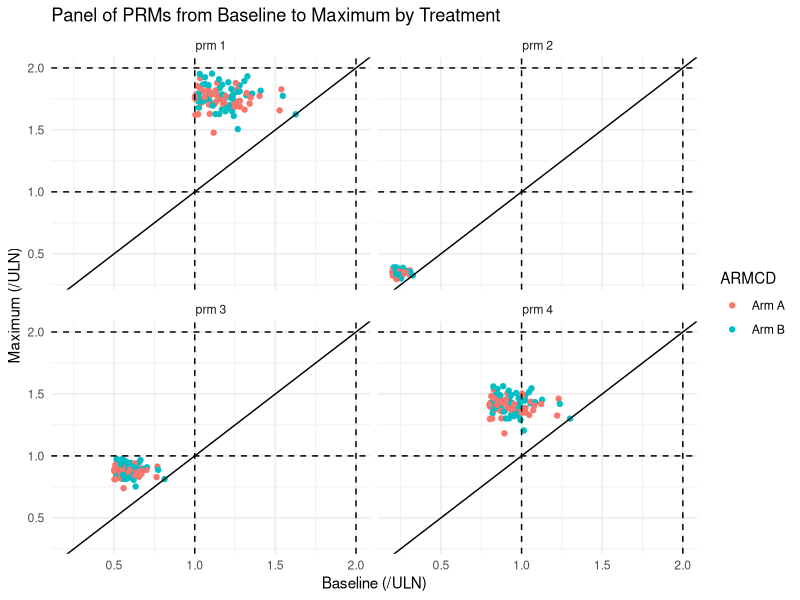
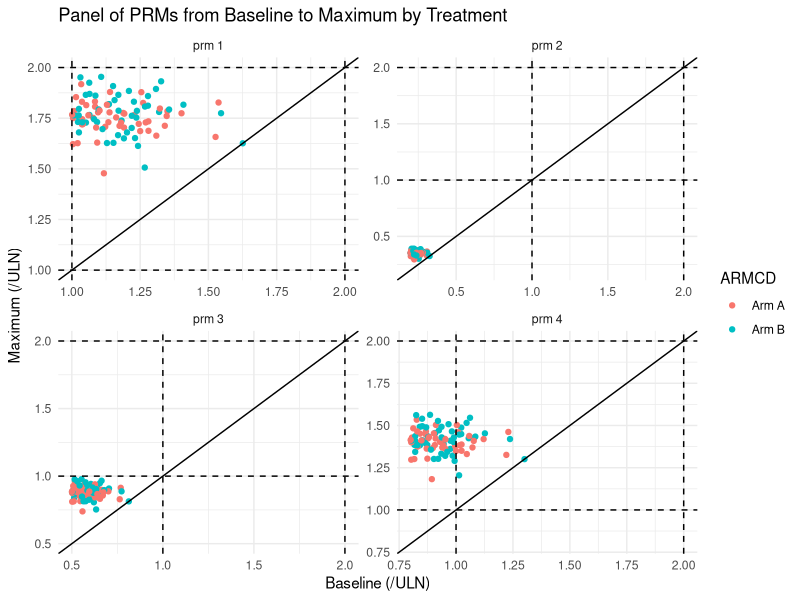

Recreate these plots in R, in order.
## ---- chunk 1
fig.height <- 5;
fig.width <- 16/9 * fig.height;
knitr::opts_chunk$set(
  fig.width  = fig.width,
  fig.height = fig.height,
  dev = c('png', 'pdf', 'svg'),
  fig.path = "img/"
)
## ---- chunk 2
library(tidyverse)

# Simulated adlb
adlb <- expand.grid(
  USUBJID = paste("subj", 1:50),
  AVISITN = 0:10,
  ARMCD = paste("Arm", c("A", "B")),
  PARAMCD = "prm 1"
)

adlb$AVISIT <- paste("VST", adlb$AVISIT)
adlb <- do.call(
  rbind,
  lapply(
    X = split(adlb, f = adlb$AVISITN),
    FUN = function(x) {
      x$AVAL <- rbeta(nrow(x), (unique(x$AVISITN) + 2)*0.5, 4) + 1
      x
    })
)

adlb <- rbind(
  adlb,
  within(adlb, {PARAMCD = "prm 2"; AVAL = 0.2 * AVAL}),
  within(adlb, {PARAMCD = "prm 3"; AVAL = 0.5 * AVAL}),
  within(adlb, {PARAMCD = "prm 4"; AVAL = 0.8 * AVAL})
)
## ---- chunk 3
## Identify Max visit if not already done in ADLB
lb_max <- adlb %>%
  group_by(USUBJID, PARAMCD, ARMCD) %>%
  slice(which.max(AVAL)) %>%
  mutate(AVISIT = "MAX") %>%
  ungroup()

## Identify Baseline visit if not already done in ADLB
lb_bl <- adlb %>%
  group_by(USUBJID, ARMCD) %>%
  filter(AVISITN == 0) %>% # Change if Baseline differently identifed e.g. ABLFL
  mutate(AVISIT = "BL") %>%
  ungroup()

## Combine baseline and max in Analysis DataSet [ads]
ads <- bind_rows(lb_max, lb_bl)
## ---- chunk 4
## Simple
ads_plot <- pivot_wider(ads, names_from = AVISIT, values_from = AVAL, -AVISITN)

gg <- ggplot(data = ads_plot, mapping = aes(x = BL, y = MAX, color = ARMCD)) +
  geom_point() +
  geom_abline(intercept = 0, slope = 1) + 
  geom_hline(yintercept = 1:2, lty = 2) +
  geom_vline(xintercept = 1:2, lty = 2) +
  facet_wrap(. ~ PARAMCD) +
  ggtitle("Panel of PRMs from Baseline to Maximum by Treatment") +
  xlab("Baseline (/ULN)") +
  ylab("Maximum (/ULN)") +
  theme_minimal() + 
  theme(asp = 1)
gg

## ---- chunk 5
## Independent scales in facets

### Identify Min / Max values in ads to keep asp = 1
ads_lim <- split(ads, f = ads[c("ARMCD", "PARAMCD")])
ads_lim <- lapply(
  X = ads_lim,
  FUN = function(x) {
    df <- unique(x[c("ARMCD", "PARAMCD")])
    row.names(df) <- NULL
    cbind(
      df,
      AVISIT = unname(rep(unique(x$AVISIT), 2)),
      range = rep(c("min", "max"), each = 2) ,
      AVAL = rep(range(x$AVAL), each = 2)
    )
  }
)
ads_lim <- do.call(bind_rows, ads_lim) %>%
  pivot_wider(names_from = AVISIT, values_from = AVAL)

### Update figure
gg <- ggplot(data = ads_lim, mapping = aes(x = BL, y = MAX, color = ARMCD)) +
  geom_blank() +
  geom_point(data = ads_plot, mapping = aes(x = BL, y = MAX, color = ARMCD)) +
  geom_abline(intercept = 0, slope = 1) + 
  geom_hline(yintercept = 1:2, lty = 2) +
  geom_vline(xintercept = 1:2, lty = 2) +
  facet_wrap(. ~ PARAMCD, scales = "free") +
  ggtitle("Panel of PRMs from Baseline to Maximum by Treatment") +
  xlab("Baseline (/ULN)") +
  ylab("Maximum (/ULN)") +
  theme_minimal() + 
  theme(asp = 1)
gg
## ---- chunk 6
sessionInfo()
